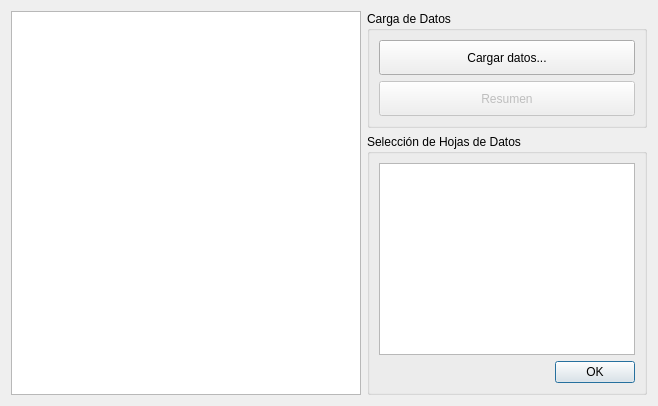
       <widget class="QWidget" name="data_tab">
        <attribute name="title">
         <string>Datos</string>
        </attribute>
        <layout class="QGridLayout" name="gridLayout_2">
         <item row="1" column="1">
          <widget class="QGroupBox" name="sheetSel_groupBox">
           <property name="minimumSize">
            <size>
             <width>250</width>
             <height>0</height>
            </size>
           </property>
           <property name="title">
            <string>Selección de Hojas de Datos</string>
           </property>
           <layout class="QVBoxLayout" name="verticalLayout_10">
            <item>
             <widget class="QListWidget" name="sheetSelector_widget"/>
            </item>
            <item>
             <widget class="QDialogButtonBox" name="buttonBox">
              <property name="standardButtons">
               <set>QDialogButtonBox::StandardButton::Ok</set>
              </property>
             </widget>
            </item>
           </layout>
          </widget>
         </item>
         <item row="0" column="1">
          <widget class="QGroupBox" name="dataLoad_groupBox">
           <property name="minimumSize">
            <size>
             <width>250</width>
             <height>0</height>
            </size>
           </property>
           <property name="title">
            <string>Carga de Datos</string>
           </property>
           <layout class="QVBoxLayout" name="verticalLayout_9">
            <item>
             <widget class="QPushButton" name="load_button">
              <property name="sizePolicy">
               <sizepolicy hsizetype="Ignored" vsizetype="Fixed">
                <horstretch>0</horstretch>
                <verstretch>0</verstretch>
               </sizepolicy>
              </property>
              <property name="minimumSize">
               <size>
                <width>150</width>
                <height>35</height>
               </size>
              </property>
              <property name="text">
               <string>Cargar datos...</string>
              </property>
             </widget>
            </item>
            <item>
             <widget class="QPushButton" name="summary_button">
              <property name="enabled">
               <bool>false</bool>
              </property>
              <property name="sizePolicy">
               <sizepolicy hsizetype="Ignored" vsizetype="Fixed">
                <horstretch>0</horstretch>
                <verstretch>0</verstretch>
               </sizepolicy>
              </property>
              <property name="minimumSize">
               <size>
                <width>150</width>
                <height>35</height>
               </size>
              </property>
              <property name="text">
               <string>Resumen</string>
              </property>
             </widget>
            </item>
           </layout>
          </widget>
         </item>
         <item row="0" column="0" rowspan="2">
          <widget class="QTextBrowser" name="appIntro_txtbrwser">
           <property name="minimumSize">
            <size>
             <width>350</width>
             <height>0</height>
            </size>
           </property>
          </widget>
         </item>
        </layout>
       </widget>
